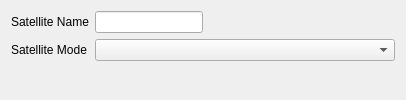
     <widget class="QWidget" name="tab_2">
      <attribute name="title">
       <string>S&amp;at</string>
      </attribute>
      <layout class="QVBoxLayout" name="verticalLayout_5">
       <item>
        <layout class="QFormLayout" name="formLayout_9">
         <item row="2" column="0">
          <widget class="QLabel" name="satModeLabel">
           <property name="text">
            <string>Satellite Mode</string>
           </property>
          </widget>
         </item>
         <item row="2" column="1">
          <widget class="QComboBox" name="satModeEdit">
           <property name="sizePolicy">
            <sizepolicy hsizetype="Maximum" vsizetype="Fixed">
             <horstretch>0</horstretch>
             <verstretch>0</verstretch>
            </sizepolicy>
           </property>
           <property name="minimumSize">
            <size>
             <width>300</width>
             <height>0</height>
            </size>
           </property>
           <property name="focusPolicy">
            <enum>Qt::ClickFocus</enum>
           </property>
          </widget>
         </item>
         <item row="1" column="0">
          <widget class="QLabel" name="satNameLabel">
           <property name="text">
            <string>Satellite Name</string>
           </property>
          </widget>
         </item>
         <item row="1" column="1">
          <widget class="QLineEdit" name="satNameEdit">
           <property name="sizePolicy">
            <sizepolicy hsizetype="Maximum" vsizetype="Fixed">
             <horstretch>0</horstretch>
             <verstretch>0</verstretch>
            </sizepolicy>
           </property>
           <property name="focusPolicy">
            <enum>Qt::ClickFocus</enum>
           </property>
          </widget>
         </item>
        </layout>
       </item>
      </layout>
     </widget>
